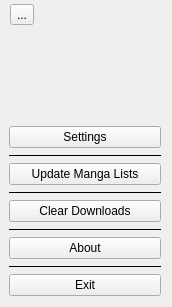
<?xml version="1.0" encoding="UTF-8"?>
<ui version="4.0">
 <class>MenuDialog</class>
 <widget class="QDialog" name="MenuDialog">
  <property name="geometry">
   <rect>
    <x>0</x>
    <y>0</y>
    <width>172</width>
    <height>307</height>
   </rect>
  </property>
  <property name="windowTitle">
   <string>Dialog</string>
  </property>
  <layout class="QVBoxLayout" name="verticalLayout">
   <property name="leftMargin">
    <number>9</number>
   </property>
   <property name="topMargin">
    <number>4</number>
   </property>
   <item>
    <layout class="QHBoxLayout" name="horizontalLayout">
     <property name="leftMargin">
      <number>1</number>
     </property>
     <item>
      <widget class="QToolButton" name="toolButtonMenu">
       <property name="text">
        <string>...</string>
       </property>
       <property name="icon">
        <iconset resource="../../resources.qrc">
         <normaloff>:/images/icons/menu.png</normaloff>:/images/icons/menu.png</iconset>
       </property>
       <property name="iconSize">
        <size>
         <width>50</width>
         <height>50</height>
        </size>
       </property>
      </widget>
     </item>
     <item>
      <spacer name="horizontalSpacer">
       <property name="orientation">
        <enum>Qt::Horizontal</enum>
       </property>
       <property name="sizeHint" stdset="0">
        <size>
         <width>40</width>
         <height>20</height>
        </size>
       </property>
      </spacer>
     </item>
    </layout>
   </item>
   <item>
    <spacer name="verticalSpacer">
     <property name="orientation">
      <enum>Qt::Vertical</enum>
     </property>
     <property name="sizeHint" stdset="0">
      <size>
       <width>20</width>
       <height>30</height>
      </size>
     </property>
    </spacer>
   </item>
   <item>
    <widget class="QPushButton" name="pushButtonSettings">
     <property name="focusPolicy">
      <enum>Qt::NoFocus</enum>
     </property>
     <property name="text">
      <string>Settings</string>
     </property>
    </widget>
   </item>
   <item>
    <widget class="QFrame" name="frame">
     <property name="sizePolicy">
      <sizepolicy hsizetype="Preferred" vsizetype="Fixed">
       <horstretch>0</horstretch>
       <verstretch>0</verstretch>
      </sizepolicy>
     </property>
     <property name="baseSize">
      <size>
       <width>0</width>
       <height>1</height>
      </size>
     </property>
     <property name="frameShape">
      <enum>QFrame::HLine</enum>
     </property>
     <property name="frameShadow">
      <enum>QFrame::Plain</enum>
     </property>
    </widget>
   </item>
   <item>
    <widget class="QPushButton" name="pushButtonUpdateMangaList">
     <property name="focusPolicy">
      <enum>Qt::NoFocus</enum>
     </property>
     <property name="text">
      <string>Update Manga Lists</string>
     </property>
    </widget>
   </item>
   <item>
    <widget class="QFrame" name="frame_2">
     <property name="sizePolicy">
      <sizepolicy hsizetype="Preferred" vsizetype="Fixed">
       <horstretch>0</horstretch>
       <verstretch>0</verstretch>
      </sizepolicy>
     </property>
     <property name="baseSize">
      <size>
       <width>0</width>
       <height>1</height>
      </size>
     </property>
     <property name="frameShape">
      <enum>QFrame::HLine</enum>
     </property>
     <property name="frameShadow">
      <enum>QFrame::Plain</enum>
     </property>
    </widget>
   </item>
   <item>
    <widget class="QPushButton" name="pushButtonClearDownloads">
     <property name="focusPolicy">
      <enum>Qt::NoFocus</enum>
     </property>
     <property name="text">
      <string>Clear Downloads</string>
     </property>
    </widget>
   </item>
   <item>
    <widget class="QFrame" name="frame_4">
     <property name="sizePolicy">
      <sizepolicy hsizetype="Preferred" vsizetype="Fixed">
       <horstretch>0</horstretch>
       <verstretch>0</verstretch>
      </sizepolicy>
     </property>
     <property name="baseSize">
      <size>
       <width>0</width>
       <height>1</height>
      </size>
     </property>
     <property name="frameShape">
      <enum>QFrame::HLine</enum>
     </property>
     <property name="frameShadow">
      <enum>QFrame::Plain</enum>
     </property>
    </widget>
   </item>
   <item>
    <widget class="QPushButton" name="pushButtonAbout">
     <property name="focusPolicy">
      <enum>Qt::NoFocus</enum>
     </property>
     <property name="text">
      <string>About</string>
     </property>
    </widget>
   </item>
   <item>
    <widget class="QFrame" name="frame_3">
     <property name="sizePolicy">
      <sizepolicy hsizetype="Preferred" vsizetype="Fixed">
       <horstretch>0</horstretch>
       <verstretch>0</verstretch>
      </sizepolicy>
     </property>
     <property name="baseSize">
      <size>
       <width>0</width>
       <height>1</height>
      </size>
     </property>
     <property name="frameShape">
      <enum>QFrame::HLine</enum>
     </property>
     <property name="frameShadow">
      <enum>QFrame::Plain</enum>
     </property>
    </widget>
   </item>
   <item>
    <widget class="QPushButton" name="pushButtonExit">
     <property name="focusPolicy">
      <enum>Qt::NoFocus</enum>
     </property>
     <property name="text">
      <string>Exit</string>
     </property>
    </widget>
   </item>
  </layout>
 </widget>
 <resources>
  <include location="../../resources.qrc"/>
 </resources>
 <connections/>
</ui>
